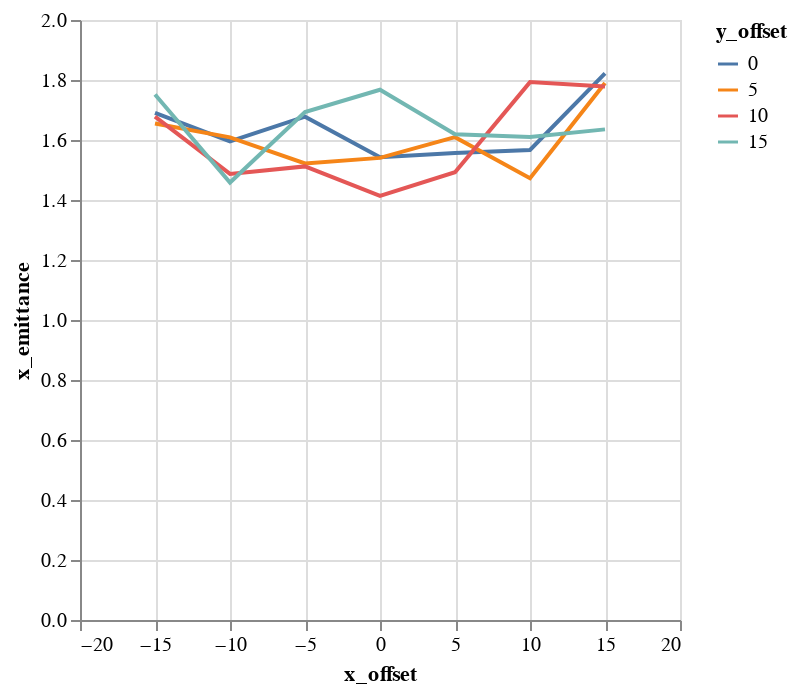

Notebook code cell kept with this figure:
### Markdown cell above
## Plots

### Code cell
alt.Chart(emit_df).mark_line().encode(
    color='y_offset:N',
    x='x_offset',
    y='x_emittance',
)

### Figure 1 — Vega-Lite specification as saved in the notebook (floating-point values rounded to 4 significant figures)
{"$schema": "https://vega.github.io/schema/vega-lite/v1.2.1.json", "data": {"values": [{"losses": 0, "relbeta": 0.002308, "sourceID": 16777222, "sourceName": "x_-15_y_0", "x_emittance": 1.691, "x_emittance_rel": 1.043, "x_norm_emittance": 0.003903, "x_offset": -15, "y_emittance": 1.572, "y_emittance_rel": 1.0, "y_norm_emittance": 0.00363, "y_offset": 0}, {"losses": 0, "relbeta": 0.002308, "sourceID": 16777229, "sourceName": "x_-15_y_5", "x_emittance": 1.655, "x_emittance_rel": 1.039, "x_norm_emittance": 0.00382, "x_offset": -15, "y_emittance": 1.593, "y_emittance_rel": 0.9998, "y_norm_emittance": 0.003678, "y_offset": 5}, {"losses": 0, "relbeta": 0.002308, "sourceID": 16777236, "sourceName": "x_-15_y_10", "x_emittance": 1.678, "x_emittance_rel": 1.038, "x_norm_emittance": 0.003873, "x_offset": -15, "y_emittance": 1.596, "y_emittance_rel": 0.9995, "y_norm_emittance": 0.003684, "y_offset": 10}, {"losses": 0, "relbeta": 0.002308, "sourceID": 16777243, "sourceName": "x_-15_y_15", "x_emittance": 1.752, "x_emittance_rel": 1.048, "x_norm_emittance": 0.004044, "x_offset": -15, "y_emittance": 1.666, "y_emittance_rel": 1.002, "y_norm_emittance": 0.003846, "y_offset": 15}, {"losses": 0, "relbeta": 0.002308, "sourceID": 16777220, "sourceName": "x_-10_y_0", "x_emittance": 1.596, "x_emittance_rel": 1.002, "x_norm_emittance": 0.003683, "x_offset": -10, "y_emittance": 1.553, "y_emittance_rel": 1.0, "y_norm_emittance": 0.003585, "y_offset": 0}, {"losses": 0, "relbeta": 0.002308, "sourceID": 16777227, "sourceName": "x_-10_y_5", "x_emittance": 1.609, "x_emittance_rel": 0.9974, "x_norm_emittance": 0.003714, "x_offset": -10, "y_emittance": 1.58, "y_emittance_rel": 1.0, "y_norm_emittance": 0.003647, "y_offset": 5}, {"losses": 0, "relbeta": 0.002308, "sourceID": 16777234, "sourceName": "x_-10_y_10", "x_emittance": 1.487, "x_emittance_rel": 1.0, "x_norm_emittance": 0.003433, "x_offset": -10, "y_emittance": 1.665, "y_emittance_rel": 1.0, "y_norm_emittance": 0.003844, "y_offset": 10}, {"losses": 0, "relbeta": 0.002308, "sourceID": 16777241, "sourceName": "x_-10_y_15", "x_emittance": 1.458, "x_emittance_rel": 1.006, "x_norm_emittance": 0.003367, "x_offset": -10, "y_emittance": 1.635, "y_emittance_rel": 1.0, "y_norm_emittance": 0.003774, "y_offset": 15}, {"losses": 0, "relbeta": 0.002308, "sourceID": 16777218, "sourceName": "x_-5_y_0", "x_emittance": 1.678, "x_emittance_rel": 1.001, "x_norm_emittance": 0.003873, "x_offset": -5, "y_emittance": 1.718, "y_emittance_rel": 1.0, "y_norm_emittance": 0.003965, "y_offset": 0}, {"losses": 0, "relbeta": 0.002308, "sourceID": 16777225, "sourceName": "x_-5_y_5", "x_emittance": 1.522, "x_emittance_rel": 0.9991, "x_norm_emittance": 0.003514, "x_offset": -5, "y_emittance": 1.626, "y_emittance_rel": 1.0, "y_norm_emittance": 0.003753, "y_offset": 5}, {"losses": 0, "relbeta": 0.002308, "sourceID": 16777232, "sourceName": "x_-5_y_10", "x_emittance": 1.512, "x_emittance_rel": 1.0, "x_norm_emittance": 0.00349, "x_offset": -5, "y_emittance": 1.545, "y_emittance_rel": 1.0, "y_norm_emittance": 0.003568, "y_offset": 10}, {"losses": 0, "relbeta": 0.002308, "sourceID": 16777239, "sourceName": "x_-5_y_15", "x_emittance": 1.693, "x_emittance_rel": 1.001, "x_norm_emittance": 0.003908, "x_offset": -5, "y_emittance": 1.506, "y_emittance_rel": 1.001, "y_norm_emittance": 0.003477, "y_offset": 15}, {"losses": 0, "relbeta": 0.002308, "sourceID": 16777216, "sourceName": "x_0_y_0", "x_emittance": 1.542, "x_emittance_rel": 1.001, "x_norm_emittance": 0.00356, "x_offset": 0, "y_emittance": 1.537, "y_emittance_rel": 1.0, "y_norm_emittance": 0.003547, "y_offset": 0}, {"losses": 0, "relbeta": 0.002308, "sourceID": 16777223, "sourceName": "x_0_y_5", "x_emittance": 1.54, "x_emittance_rel": 0.9999, "x_norm_emittance": 0.003556, "x_offset": 0, "y_emittance": 1.535, "y_emittance_rel": 1.0, "y_norm_emittance": 0.003543, "y_offset": 5}, {"losses": 0, "relbeta": 0.002308, "sourceID": 16777230, "sourceName": "x_0_y_10", "x_emittance": 1.414, "x_emittance_rel": 1.008, "x_norm_emittance": 0.003264, "x_offset": 0, "y_emittance": 1.475, "y_emittance_rel": 0.9999, "y_norm_emittance": 0.003405, "y_offset": 10}, {"losses": 0, "relbeta": 0.002308, "sourceID": 16777237, "sourceName": "x_0_y_15", "x_emittance": 1.768, "x_emittance_rel": 0.9997, "x_norm_emittance": 0.004081, "x_offset": 0, "y_emittance": 1.61, "y_emittance_rel": 0.9985, "y_norm_emittance": 0.003717, "y_offset": 15}, {"losses": 0, "relbeta": 0.002308, "sourceID": 16777217, "sourceName": "x_5_y_0", "x_emittance": 1.556, "x_emittance_rel": 1.004, "x_norm_emittance": 0.003593, "x_offset": 5, "y_emittance": 1.674, "y_emittance_rel": 1.0, "y_norm_emittance": 0.003865, "y_offset": 0}, {"losses": 0, "relbeta": 0.002308, "sourceID": 16777224, "sourceName": "x_5_y_5", "x_emittance": 1.609, "x_emittance_rel": 1.005, "x_norm_emittance": 0.003715, "x_offset": 5, "y_emittance": 1.474, "y_emittance_rel": 1.0, "y_norm_emittance": 0.003402, "y_offset": 5}, {"losses": 0, "relbeta": 0.002308, "sourceID": 16777231, "sourceName": "x_5_y_10", "x_emittance": 1.492, "x_emittance_rel": 1.02, "x_norm_emittance": 0.003445, "x_offset": 5, "y_emittance": 1.595, "y_emittance_rel": 1.001, "y_norm_emittance": 0.003683, "y_offset": 10}, {"losses": 0, "relbeta": 0.002308, "sourceID": 16777238, "sourceName": "x_5_y_15", "x_emittance": 1.619, "x_emittance_rel": 1.013, "x_norm_emittance": 0.003738, "x_offset": 5, "y_emittance": 1.576, "y_emittance_rel": 1.001, "y_norm_emittance": 0.003638, "y_offset": 15}, {"losses": 0, "relbeta": 0.002308, "sourceID": 16777219, "sourceName": "x_10_y_0", "x_emittance": 1.567, "x_emittance_rel": 1.031, "x_norm_emittance": 0.003616, "x_offset": 10, "y_emittance": 1.599, "y_emittance_rel": 1.0, "y_norm_emittance": 0.003692, "y_offset": 0}, {"losses": 0, "relbeta": 0.002308, "sourceID": 16777226, "sourceName": "x_10_y_5", "x_emittance": 1.472, "x_emittance_rel": 1.017, "x_norm_emittance": 0.003399, "x_offset": 10, "y_emittance": 1.506, "y_emittance_rel": 0.9994, "y_norm_emittance": 0.003476, "y_offset": 5}, {"losses": 0, "relbeta": 0.002308, "sourceID": 16777233, "sourceName": "x_10_y_10", "x_emittance": 1.793, "x_emittance_rel": 1.029, "x_norm_emittance": 0.004139, "x_offset": 10, "y_emittance": 1.613, "y_emittance_rel": 1.0, "y_norm_emittance": 0.003722, "y_offset": 10}, {"losses": 0, "relbeta": 0.002308, "sourceID": 16777240, "sourceName": "x_10_y_15", "x_emittance": 1.61, "x_emittance_rel": 1.024, "x_norm_emittance": 0.003717, "x_offset": 10, "y_emittance": 1.512, "y_emittance_rel": 1.0, "y_norm_emittance": 0.00349, "y_offset": 15}, {"losses": 0, "relbeta": 0.002308, "sourceID": 16777221, "sourceName": "x_15_y_0", "x_emittance": 1.822, "x_emittance_rel": 1.216, "x_norm_emittance": 0.004206, "x_offset": 15, "y_emittance": 1.579, "y_emittance_rel": 1.0, "y_norm_emittance": 0.003644, "y_offset": 0}, {"losses": 1, "relbeta": 0.002308, "sourceID": 16777228, "sourceName": "x_15_y_5", "x_emittance": 1.79, "x_emittance_rel": 1.139, "x_norm_emittance": 0.004133, "x_offset": 15, "y_emittance": 1.486, "y_emittance_rel": 1.001, "y_norm_emittance": 0.003431, "y_offset": 5}, {"losses": 0, "relbeta": 0.002308, "sourceID": 16777235, "sourceName": "x_15_y_10", "x_emittance": 1.778, "x_emittance_rel": 1.096, "x_norm_emittance": 0.004105, "x_offset": 15, "y_emittance": 1.615, "y_emittance_rel": 0.9997, "y_norm_emittance": 0.003729, "y_offset": 10}, {"losses": 0, "relbeta": 0.002308, "sourceID": 16777242, "sourceName": "x_15_y_15", "x_emittance": 1.635, "x_emittance_rel": 1.08, "x_norm_emittance": 0.003775, "x_offset": 15, "y_emittance": 1.588, "y_emittance_rel": 1.0, "y_norm_emittance": 0.003666, "y_offset": 15}]}, "encoding": {"color": {"field": "y_offset", "type": "nominal"}, "x": {"field": "x_offset", "type": "quantitative"}, "y": {"field": "x_emittance", "type": "quantitative"}}, "mark": "line"}
